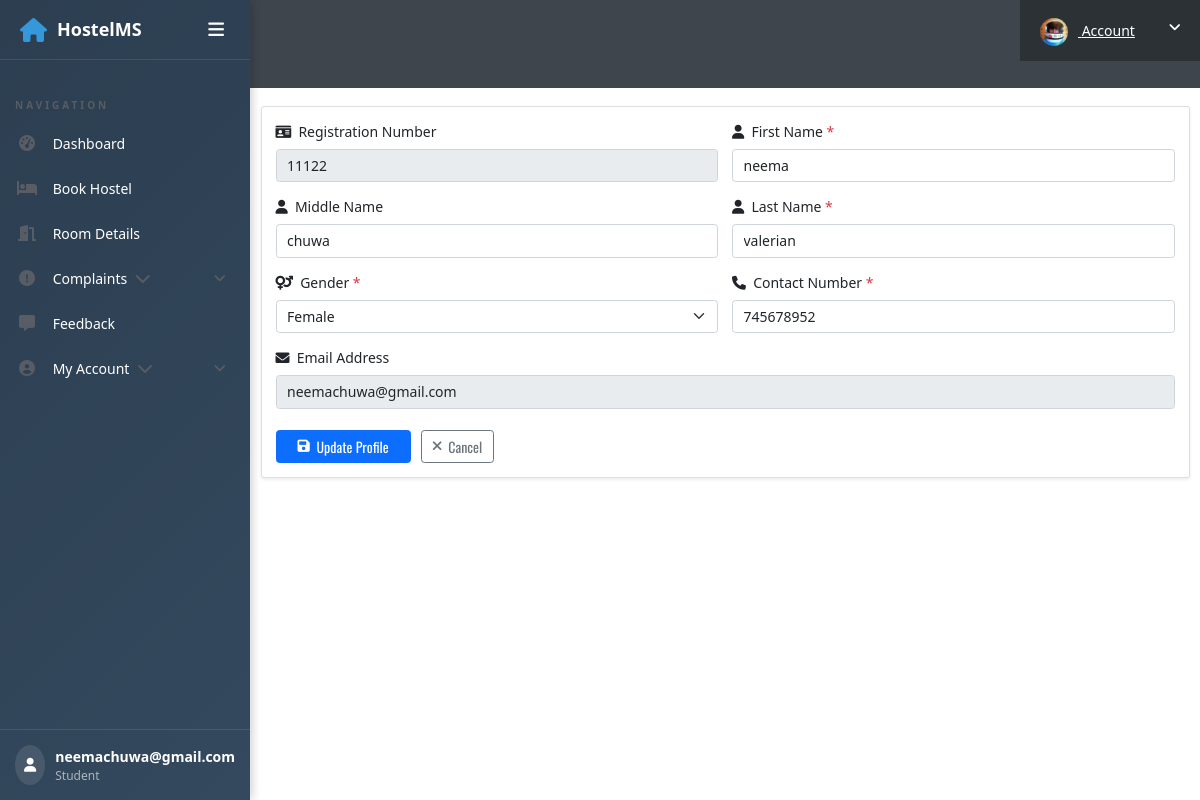
Screenshot of /hostel/my-profile.php (signed in) with the database file from the repository.
### tables this page shows
CREATE TABLE `userregistration` (
  `id` int(11) NOT NULL,
  `regNo` varchar(255) DEFAULT NULL,
  `firstName` varchar(255) DEFAULT NULL,
  `middleName` varchar(255) DEFAULT NULL,
  `lastName` varchar(255) DEFAULT NULL,
  `gender` varchar(255) DEFAULT NULL,
  `contactNo` char(15) DEFAULT NULL,
  `email` varchar(255) DEFAULT NULL,
  `password` varchar(255) DEFAULT NULL,
  `regDate` timestamp NULL DEFAULT current_timestamp(),
  `updationDate` varchar(45) DEFAULT NULL,
  `passUdateDate` varchar(45) DEFAULT NULL
);

### hostel/my-profile.php (the view, shortened to what this page needs)
<?php
include('includes/checklogin.php');
?>
<!doctype html>
<html lang="en" class="no-js">
<head>
    <link rel="stylesheet" href="https://cdnjs.cloudflare.com/ajax/libs/font-awesome/6.0.0/css/all.min.css">
    <link rel="stylesheet" href="https://cdn.jsdelivr.net/npm/bootstrap@5.1.3/dist/css/bootstrap.min.css">
    <link rel="stylesheet" href="css/style.css">
    <link rel="stylesheet" href="https://cdnjs.cloudflare.com/ajax/libs/animate.css/4.1.1/animate.min.css">
</head>
<body>
    <?php include('includes/header.php');?>
    <div class="ts-main-content">
        <?php include('includes/sidebar.php');?>
        <div class="content-wrapper">
            <div class="container-fluid">
                <?php
                $aid = $_SESSION['id'];
                $ret = "SELECT * FROM userregistration WHERE id=?";
                $stmt = $mysqli->prepare($ret);
                $stmt->bind_param('i', $aid);
                $stmt->execute();
                $res = $stmt->get_result();
                if($row = $res->fetch_object()) {
                ?>
                <div class="row">
                    <div class="col-md-12">
                        <div class="d-flex justify-content-between align-items-center mb-4">
                            <h2 class="page-title mb-0">
                            </h2>
                            <div class="text-muted small">
                            </div>
                        </div>
                        <div class="card shadow-sm">
                            <div class="card-body">
                                <form method="post" action="" class="needs-validation" novalidate>
                                    <div class="row g-3">
                                        <div class="col-md-6">
                                            <label for="regno" class="form-label">
                                                <i class="fas fa-id-card me-1"></i> Registration Number
                                            </label>
                                            <input type="text" class="form-control" id="regno" name="regno"
                                                   value="<?php echo $row->regNo; ?>" readonly>
                                        </div>
                                        <div class="col-md-6">
                                            <label for="fname" class="form-label">
                                                <i class="fas fa-user me-1"></i> First Name <span class="text-danger">*</span>
                                            </label>
                                            <input type="text" class="form-control" id="fname" name="fname"
                                                   value="<?php echo $row->firstName; ?>" required>
                                        </div>
                                        <div class="col-md-6">
                                            <label for="mname" class="form-label">
                                                <i class="fas fa-user me-1"></i> Middle Name
                                            </label>
                                            <input type="text" class="form-control" id="mname" name="mname"
                                                   value="<?php echo $row->middleName; ?>">
                                        </div>
                                        <div class="col-md-6">
                                            <label for="lname" class="form-label">
                                                <i class="fas fa-user me-1"></i> Last Name <span class="text-danger">*</span>
                                            </label>
                                            <input type="text" class="form-control" id="lname" name="lname"
                                                   value="<?php echo $row->lastName; ?>" required>
                                        </div>
                                        <div class="col-md-6">
                                            <label for="gender" class="form-label">
                                                <i class="fas fa-venus-mars me-1"></i> Gender <span class="text-danger">*</span>
                                            </label>
                                            <select class="form-select" id="gender" name="gender" required>
                                                <option value="<?php echo $row->gender; ?>" selected><?php echo ucfirst($row->gender); ?></option>
                                            </select>
                                        </div>
                                        <div class="col-md-6">
                                            <label for="contact" class="form-label">
                                                <i class="fas fa-phone me-1"></i> Contact Number <span class="text-danger">*</span>
                                            </label>
                                            <input type="tel" class="form-control" id="contact" name="contact"
                                                   maxlength="10" value="<?php echo $row->contactNo; ?>" required>
                                        </div>
                                        <div class="col-md-12">
                                            <label for="email" class="form-label">
                                                <i class="fas fa-envelope me-1"></i> Email Address
                                            </label>
                                            <input type="email" class="form-control" id="email" name="email"
                                                   value="<?php echo $row->email; ?>" readonly>
                                        </div>
                                        <div class="col-12 mt-4">
                                            <button type="submit" name="update" class="btn btn-primary px-4">
                                                <i class="fas fa-save me-1"></i> Update Profile
                                            </button>
                                            <a href="my-profile.php" class="btn btn-outline-secondary ms-2">
                                                <i class="fas fa-times me-1"></i> Cancel
                                            </a>
                                        </div>
                                    </div>
                                </form>
                            </div>
                        </div>
                    </div>
                </div>
                <?php } ?>
            </div>
        </div>
    </div>
</body>
</html>

### hostel/css/style.css (style rules this page uses)
html { font-size: 14px; }
@media only screen and (min-width: 480px) { html { font-size: 17px; } }
@media only screen and (min-width: 768px) { html { font-size: 14px; } }
body { font-size: 1em; }
a { color: #37a6c4; }
.btn { font-family: 'Oswald', sans-serif; }
.btn i { position: relative; top: -2px; }
.btn { text-transform: none; }
.page-title { padding-bottom: 15px; margin-bottom: 20px; border-bottom: 1px solid #f0f0f0; }
.ts-main-content .content-wrapper { padding-top: 15px; margin-top: 20px; }
@media only screen and (min-width: 992px) { .ts-main-content .content-wrapper { margin-left: 250px; } }

### rows the page displays
userregistration: regno "11122", fname "neema", mname "chuwa", lname "valerian", gender "Female", contact "745678952", email "neemachuwa@gmail.com"

### other values shown
$_SESSION['login'] "neemachuwa@gmail.com"
